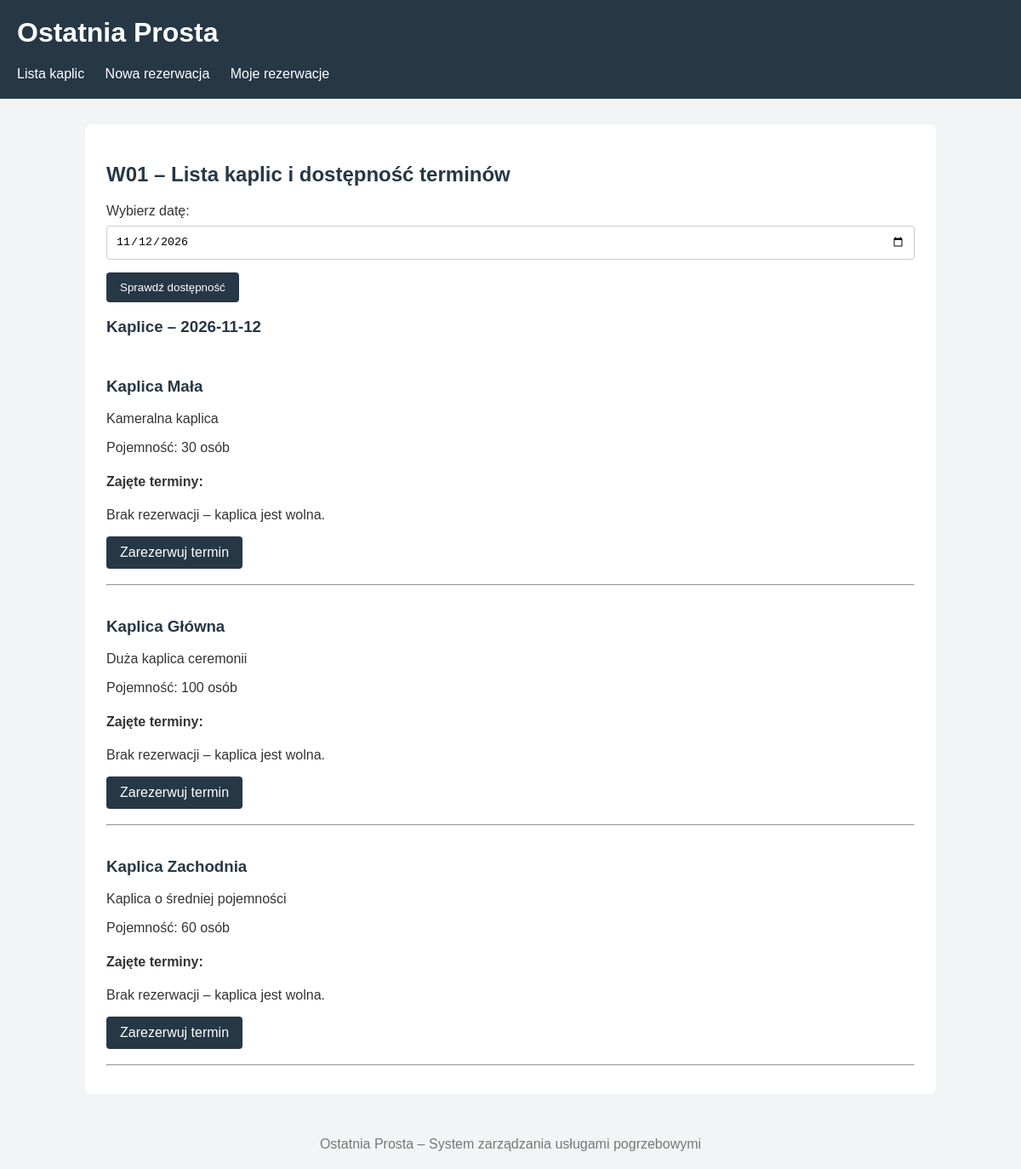
Page /rezerwacje/ on the committed database.
### tables this page shows
CREATE TABLE sala (
                id_sali INTEGER PRIMARY KEY AUTOINCREMENT,
                nazwa TEXT NOT NULL,
                opis TEXT,
                pojemnosc INTEGER NOT NULL CHECK (pojemnosc > 0),
                aktywna INTEGER NOT NULL DEFAULT 1
                    CHECK (aktywna IN (0, 1))
            );

### controllers/rezerwacje.py (the view)
@rezerwacje_bp.route("/", methods=["GET"])
def lista_kaplic():
    wybrana_data = request.args.get(
        "data",
        date.today().isoformat()
    )
    if not poprawna_data(wybrana_data):
        flash("Niepoprawny format daty.", "error")
        wybrana_data = date.today().isoformat()
    kaplice = pobierz_kaplice()
    rezerwacje = pobierz_rezerwacje(wybrana_data)
    return render_template(
        "rezerwacje/W01_lista_kaplic.html",
        kaplice=kaplice,
        rezerwacje=rezerwacje,
        wybrana_data=wybrana_data
    )

### controllers/rezerwacje.py (called while the page is built)
def poprawna_data(data):
    try:
        return date.fromisoformat(data).isoformat() == data
    except (ValueError, TypeError):
        return False

### database.py (called while the page is built)
def get_db_connection():
    os.makedirs(os.path.dirname(DATABASE), exist_ok=True)
    connection = sqlite3.connect(
        DATABASE,
        timeout=10
    )
    connection.row_factory = sqlite3.Row
    connection.execute("PRAGMA foreign_keys = ON")
    return connection

### models/rezerwacja.py (called while the page is built, shortened)
def pobierz_kaplice():
    connection = get_db_connection()
    try:
        return connection.execute("""
            SELECT *
            FROM sala
            WHERE aktywna = 1
            ORDER BY id_sali
        """).fetchall()
    finally:
        connection.close()

def pobierz_rezerwacje(data_rezerwacji, id_sali=None):
    connection = get_db_connection()
    try:
        return connection.execute("""
            SELECT r.*, s.nazwa AS nazwa_sali
            FROM rezerwacja r
            JOIN sala s ON r.id_sali = s.id_sali
            WHERE r.data_rezerwacji = ?
              AND r.status = 'aktywna'
            ORDER BY r.godzina_od
        """, (data_rezerwacji,)).fetchall()
    finally:
        connection.close()

### templates/rezerwacje/W01_lista_kaplic.html (shortened to what this page needs)
{% extends "rezerwacje/baza.html" %}
{% block content %}
<h2>W01 – Lista kaplic i dostępność terminów</h2>
<form method="GET"
      action="{{ url_for('rezerwacje.lista_kaplic') }}">
    <label for="data">Wybierz datę:</label>
    <input
        type="date"
        id="data"
        name="data"
        value="{{ wybrana_data }}"
        required
    >
    <button type="submit">
        Sprawdź dostępność
    </button>
</form>
<h3>Kaplice – {{ wybrana_data }}</h3>
{% for kaplica in kaplice %}
    <section class="kaplica">
        <h3>{{ kaplica.nazwa }}</h3>
        <p>{{ kaplica.opis }}</p>
        <p>
            Pojemność: {{ kaplica.pojemnosc }} osób
        </p>
        <h4>Zajęte terminy:</h4>
        {% set zajete = rezerwacje
            | selectattr("id_sali", "equalto", kaplica.id_sali)
            | list
        %}
        {% if zajete %}
            <table>
                <tr>
                    <th>Od</th>
                    <th>Do</th>
                    <th>Status</th>
                </tr>
                {% for r in zajete %}
                    <tr>
                        <td>{{ r.godzina_od }}</td>
                        <td>{{ r.godzina_do }}</td>
                        <td class="status">Zajęta</td>
                    </tr>
                {% endfor %}
            </table>
        {% else %}
            <p>Brak rezerwacji – kaplica jest wolna.</p>
        {% endif %}
        <a class="button"
           href="{{ url_for(
               'rezerwacje.nowa_rezerwacja',
               id_sali=kaplica.id_sali,
               data=wybrana_data
           ) }}">
            Zarezerwuj termin
        </a>
    </section>
    <hr>
{% else %}
    <p>Brak aktywnych kaplic w systemie.</p>
{% endfor %}
{% endblock %}

### templates/rezerwacje/baza.html (shortened to what this page needs)
<!DOCTYPE html>
<html lang="pl">
<head>
</head>
<body>
<header>
    <h1>Ostatnia Prosta</h1>
    <nav>
        <a href="{{ url_for('rezerwacje.lista_kaplic') }}">
            Lista kaplic
        </a>
        <a href="{{ url_for('rezerwacje.nowa_rezerwacja') }}">
            Nowa rezerwacja
        </a>
        <a href="{{ url_for('rezerwacje.moje_rezerwacje_widok') }}">
            Moje rezerwacje
        </a>
    </nav>
</header>
<main>
    {% block content %}
    {% endblock %}
</main>
<footer>
    Ostatnia Prosta – System zarządzania usługami pogrzebowymi
</footer>
</body>
</html>

### templates/rezerwacje/baza.html (style rules this page uses)
* { box-sizing: border-box; }
body { font-family: Arial, sans-serif; background: #f3f4f6; color: #333; margin: 0; }
header { background: #263746; color: white; padding: 20px; }
header h1 { margin-top: 0; }
nav a { color: white; margin-right: 20px; text-decoration: none; }
main { max-width: 1000px; margin: 30px auto; padding: 25px; background: white; border-radius: 8px; }
h2, h3 { color: #263746; }
input, select { display: block; width: 100%; padding: 10px; margin: 8px 0 15px; border: 1px solid #ccc; border-radius: 4px; }
button, .button { display: inline-block; background: #263746; color: white; padding: 10px 16px; border: none; border-radius: 4px; cursor: pointer; text-decoration: none; }
footer { text-align: center; padding: 20px; color: #777; }
.kaplica { padding: 10px 0; }

### rows in the picture
sala: nazwa "Kaplica Mała", opis "Kameralna kaplica", pojemnosc "30"
sala: nazwa "Kaplica Główna", opis "Duża kaplica ceremonii", pojemnosc "100"
sala: nazwa "Kaplica Zachodnia", opis "Kaplica o średniej pojemności", pojemnosc "60"

### other values in the picture
{{ wybrana_data }} "2026-11-12"
